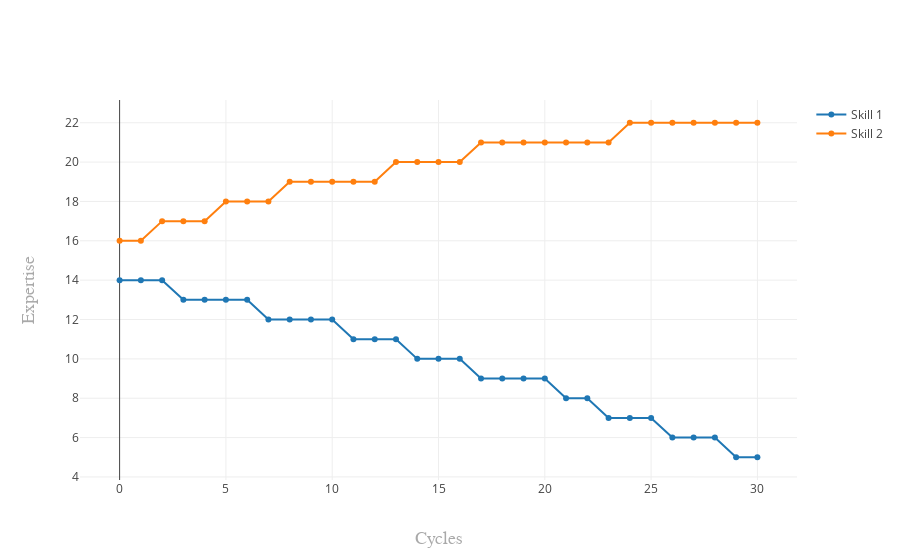

Write notebook code for a chart like this one.
### Code cell
my_workplace.plot_skills(my_workplace.agents[1])

### Figure 1 — Plotly figure (JSON) as saved in the notebook; plotly's stock layout.template omitted (floating-point values rounded to 4 significant figures)
{"data": [{"mode": "lines+markers", "name": "Skill 1", "type": "scatter", "uid": "c73c6c98-c27a-49d6-9c9d-a959bbe0c854", "x": [0, 1, 2, 3, 4, 5, 6, 7, 8, 9, 10, 11, 12, 13, 14, 15, 16, 17, 18, 19, 20, 21, 22, 23, 24, 25, 26, 27, 28, 29, 30], "y": [14, 14, 14, 13, 13, 13, 13, 12, 12, 12, 12, 11, 11, 11, 10, 10, 10, 9, 9, 9, 9, 8, 8, 7, 7, 7, 6, 6, 6, 5, 5]}, {"mode": "lines+markers", "name": "Skill 2", "type": "scatter", "uid": "375904c5-004c-4707-889d-33c3d11d715c", "x": [0, 1, 2, 3, 4, 5, 6, 7, 8, 9, 10, 11, 12, 13, 14, 15, 16, 17, 18, 19, 20, 21, 22, 23, 24, 25, 26, 27, 28, 29, 30], "y": [16, 16, 17, 17, 17, 18, 18, 18, 19, 19, 19, 19, 19, 20, 20, 20, 20, 21, 21, 21, 21, 21, 21, 21, 22, 22, 22, 22, 22, 22, 22]}], "layout": {"xaxis": {"title": "Cycles", "titlefont": {"color": "darkgrey", "family": "Arial, sans-serif", "size": 18}}, "yaxis": {"title": "Expertise", "titlefont": {"color": "darkgrey", "family": "Arial, sans-serif", "size": 18}}}}
